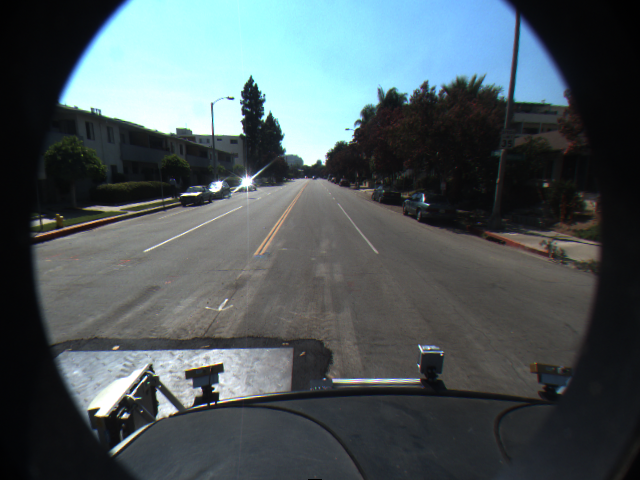
#> input picture images/lane_detection/f00000.png, 640 x 480 px
$ jupyter execute 05_BlockMatching_HarrisCorners.ipynb   (shell and % lines are left out)   (text cells are left out)
#> lines starting #> are read from the running program, lines starting #| are printed output that depends on the picture; pictures that were not available may be replaced by others from this repository, and a replacement may not be noted
[cell 1]
import matplotlib.pyplot as plt
from skimage import io, data, feature, color
import numpy as np

# Chose other images if you like
lane1 = io.imread('images/lane_detection/f00000.png')
#> lane1 is the input picture: shape (480, 640, 3); mean R, G, B 76.8, 88.1, 91.5
lane2 = io.imread('images/lane_detection/f00001.png')
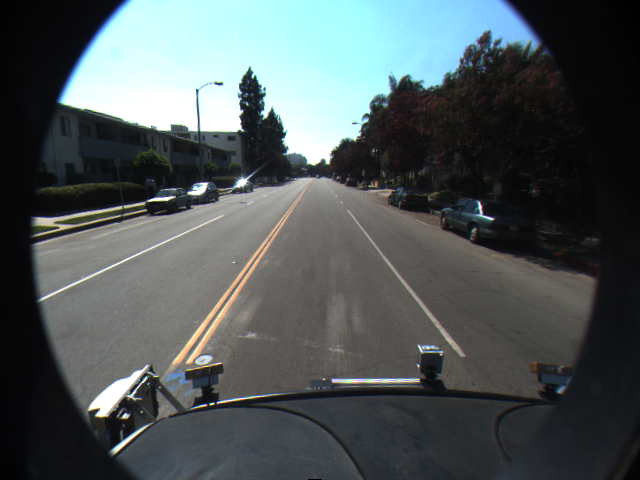
#> input picture images/lane_detection/f00002.png, 640 x 480 px, given in place of f00001.png, which was not available
#> lane2 is the input picture: shape (480, 640, 3); mean R, G, B 79, 87.3, 88.4

# Footage from our Neurocopter project:
# http://berlinbiorobotics.blog/projects/neurocopter/
copter1 = io.imread('images/copter_flight/frame050.jpg')
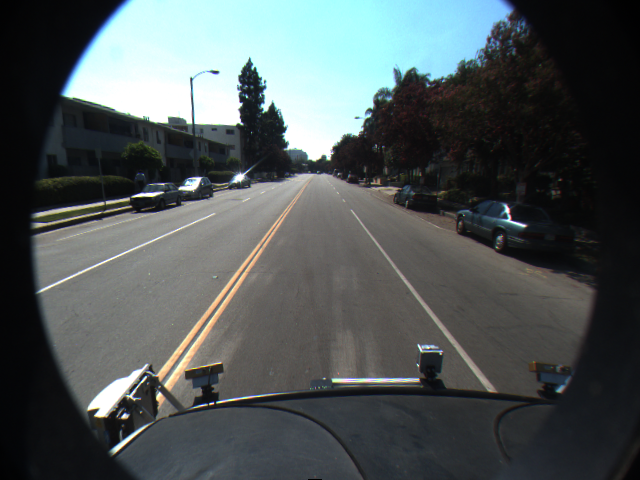
#> input picture images/lane_detection/f00003.png, 640 x 480 px, given in place of frame050.jpg, which was not available
#> copter1 is the input picture: shape (480, 640, 3); mean R, G, B 78.9, 86.2, 86.8
copter2 = io.imread('images/copter_flight/frame052.jpg')

fig = plt.figure(figsize=(15, 10))
ax11 = plt.subplot(2, 2, 1)
ax12 = plt.subplot(2, 2, 2)
ax21 = plt.subplot(2, 2, 3)
ax22 = plt.subplot(2, 2, 4)

ax11.imshow(lane1)
ax12.imshow(lane2)

ax21.imshow(copter1)
ax22.imshow(copter2)
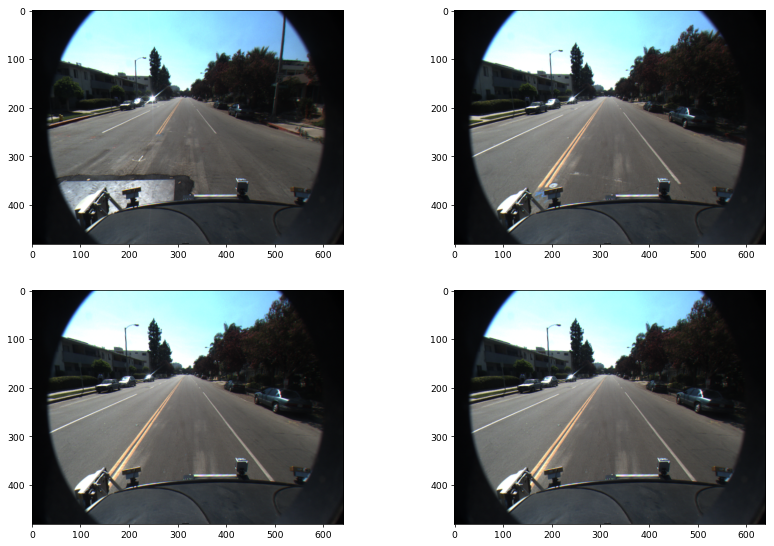
#> figure drawn by matplotlib, 4 panels
